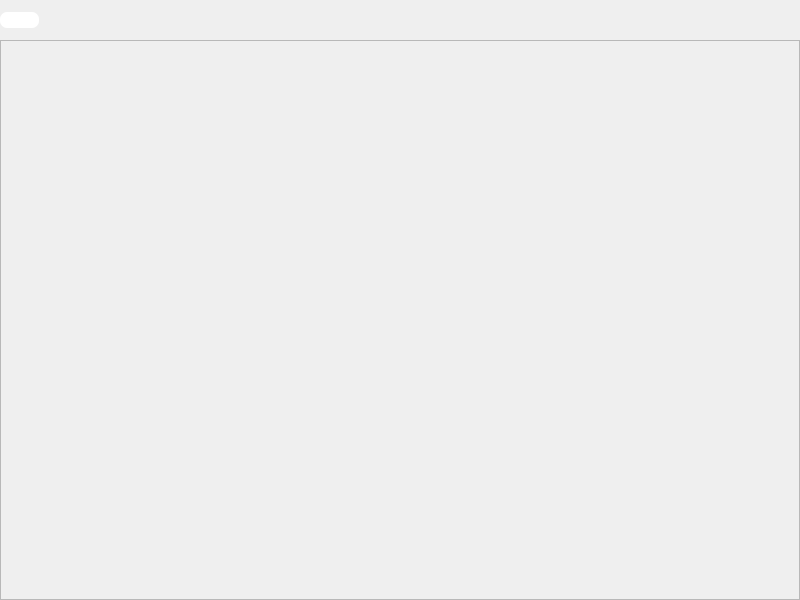
<?xml version="1.0" encoding="UTF-8"?>
<ui version="4.0">
 <class>MainWindow</class>
 <widget class="QMainWindow" name="MainWindow">
  <property name="geometry">
   <rect>
    <x>0</x>
    <y>0</y>
    <width>800</width>
    <height>600</height>
   </rect>
  </property>
  <property name="font">
   <font>
    <family>Segoe UI</family>
    <pointsize>10</pointsize>
   </font>
  </property>
  <property name="windowTitle">
   <string>PixelPolishTest</string>
  </property>
  <widget class="QWidget" name="centralwidget">
   <layout class="QGridLayout" name="gridLayout">
    <property name="leftMargin">
     <number>0</number>
    </property>
    <property name="topMargin">
     <number>0</number>
    </property>
    <property name="rightMargin">
     <number>0</number>
    </property>
    <property name="bottomMargin">
     <number>0</number>
    </property>
    <property name="spacing">
     <number>0</number>
    </property>
    <item row="0" column="0">
     <widget class="QFrame" name="frame">
      <property name="frameShape">
       <enum>QFrame::NoFrame</enum>
      </property>
      <property name="frameShadow">
       <enum>QFrame::Raised</enum>
      </property>
      <layout class="QVBoxLayout" name="verticalLayout">
       <property name="spacing">
        <number>0</number>
       </property>
       <property name="leftMargin">
        <number>0</number>
       </property>
       <property name="topMargin">
        <number>0</number>
       </property>
       <property name="rightMargin">
        <number>0</number>
       </property>
       <property name="bottomMargin">
        <number>0</number>
       </property>
       <item>
        <widget class="QFrame" name="frame_2">
         <property name="maximumSize">
          <size>
           <width>16777215</width>
           <height>40</height>
          </size>
         </property>
         <property name="frameShape">
          <enum>QFrame::NoFrame</enum>
         </property>
         <property name="frameShadow">
          <enum>QFrame::Raised</enum>
         </property>
         <layout class="QVBoxLayout" name="verticalLayout_2">
          <property name="spacing">
           <number>0</number>
          </property>
          <property name="leftMargin">
           <number>0</number>
          </property>
          <property name="topMargin">
           <number>0</number>
          </property>
          <property name="rightMargin">
           <number>0</number>
          </property>
          <property name="bottomMargin">
           <number>0</number>
          </property>
          <item alignment="Qt::AlignLeft">
           <widget class="QFrame" name="frame_4">
            <property name="frameShape">
             <enum>QFrame::NoFrame</enum>
            </property>
            <property name="frameShadow">
             <enum>QFrame::Raised</enum>
            </property>
            <layout class="QVBoxLayout" name="verticalLayout_3">
             <property name="spacing">
              <number>0</number>
             </property>
             <property name="leftMargin">
              <number>0</number>
             </property>
             <property name="topMargin">
              <number>0</number>
             </property>
             <property name="rightMargin">
              <number>0</number>
             </property>
             <property name="bottomMargin">
              <number>0</number>
             </property>
             <item>
              <widget class="QPushButton" name="pushButton">
               <property name="styleSheet">
                <string notr="true">/* Default state settings */
QPushButton {
    background-color: white; /* Default background */
    border: 0px solid transparent; /* No border */
    border-radius: 7px; /* Rounded corners */
    color: #333; /* Default text color */
    font-size: 14px; /* Text size */
    text-align: center; /* Center alignment */
    box-shadow: 2px 2px 10px rgba(0, 0, 0, 0.1); /* Drop shadow effect */
}

/* Hover state (when not checked) */
QPushButton:hover:!checked {
    background-color: lightgray; /* Hover background color */
    border-radius: 7px; /* Maintain rounded corners */
}

/* Checked state (applied immediately without hovering) */
QPushButton:checked {
    background-color: #27E2F5; /* Light blue background for checked state */
    border-radius: 7px; /* Maintain rounded corners */
    color: white; /* White text for checked state */
}

/* Pressed state (button pressed and held) */
QPushButton:pressed {
    background-color: #b2ebf2; /* Darker blue for pressed state */
}

/* Drop shadow effect to simulate Border.Effect and ContentPresenter.Effect in WPF */
QPushButton {
    box-shadow: 2px 2px 10px rgba(0, 0, 0, 0.1); /* Outer shadow for the button */
}
</string>
               </property>
               <property name="text">
                <string/>
               </property>
               <property name="icon">
                <iconset resource="../Resource/Icons.qrc">
                 <normaloff>:/Icons/Icons/open.png</normaloff>:/Icons/Icons/open.png</iconset>
               </property>
               <property name="iconSize">
                <size>
                 <width>30</width>
                 <height>30</height>
                </size>
               </property>
              </widget>
             </item>
            </layout>
           </widget>
          </item>
         </layout>
        </widget>
       </item>
       <item>
        <widget class="QFrame" name="frame_3">
         <property name="frameShape">
          <enum>QFrame::StyledPanel</enum>
         </property>
         <property name="frameShadow">
          <enum>QFrame::Raised</enum>
         </property>
         <layout class="QVBoxLayout" name="verticalLayout_4">
          <property name="spacing">
           <number>0</number>
          </property>
          <property name="leftMargin">
           <number>0</number>
          </property>
          <property name="topMargin">
           <number>0</number>
          </property>
          <property name="rightMargin">
           <number>0</number>
          </property>
          <property name="bottomMargin">
           <number>0</number>
          </property>
          <item>
           <widget class="QLabel" name="label">
            <property name="text">
             <string/>
            </property>
           </widget>
          </item>
         </layout>
        </widget>
       </item>
      </layout>
     </widget>
    </item>
   </layout>
  </widget>
 </widget>
 <resources>
  <include location="../Resource/Icons.qrc"/>
 </resources>
 <connections/>
</ui>
